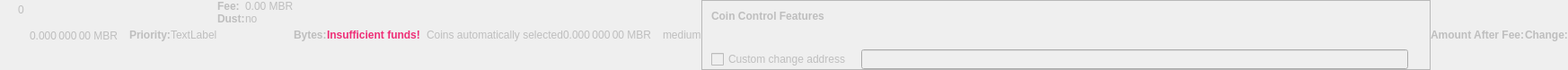
    <widget class="QWidget" name="dummyHideWidget" native="true">
     <property name="enabled">
      <bool>false</bool>
     </property>
     <property name="maximumSize">
      <size>
       <width>100</width>
       <height>22</height>
      </size>
     </property>
     <layout class="QHBoxLayout" name="dummyHideLayout">
      <property name="spacing">
       <number>0</number>
      </property>
      <property name="leftMargin">
       <number>0</number>
      </property>
      <property name="topMargin">
       <number>0</number>
      </property>
      <property name="rightMargin">
       <number>0</number>
      </property>
      <property name="bottomMargin">
       <number>0</number>
      </property>
      <item>
       <layout class="QFormLayout" name="formLayoutCoinControl1">
        <property name="horizontalSpacing">
         <number>10</number>
        </property>
        <property name="verticalSpacing">
         <number>14</number>
        </property>
        <property name="leftMargin">
         <number>10</number>
        </property>
        <property name="topMargin">
         <number>4</number>
        </property>
        <property name="rightMargin">
         <number>6</number>
        </property>
        <item row="0" column="1">
         <widget class="QLabel" name="labelCoinControlBytes">
          <property name="cursor">
           <cursorShape>IBeamCursor</cursorShape>
          </property>
          <property name="contextMenuPolicy">
           <enum>Qt::ActionsContextMenu</enum>
          </property>
          <property name="text">
           <string notr="true">0</string>
          </property>
          <property name="textInteractionFlags">
           <set>Qt::LinksAccessibleByMouse|Qt::TextSelectableByKeyboard|Qt::TextSelectableByMouse</set>
          </property>
         </widget>
        </item>
       </layout>
      </item>
      <item>
       <widget class="QLabel" name="labelCoinControlAfterFee">
        <property name="enabled">
         <bool>false</bool>
        </property>
        <property name="sizePolicy">
         <sizepolicy hsizetype="Fixed" vsizetype="Fixed">
          <horstretch>0</horstretch>
          <verstretch>0</verstretch>
         </sizepolicy>
        </property>
        <property name="minimumSize">
         <size>
          <width>111</width>
          <height>12</height>
         </size>
        </property>
        <property name="maximumSize">
         <size>
          <width>111</width>
          <height>12</height>
         </size>
        </property>
        <property name="cursor">
         <cursorShape>IBeamCursor</cursorShape>
        </property>
        <property name="contextMenuPolicy">
         <enum>Qt::ActionsContextMenu</enum>
        </property>
        <property name="text">
         <string notr="true">0.000 000 00 MBR</string>
        </property>
        <property name="textInteractionFlags">
         <set>Qt::LinksAccessibleByMouse|Qt::TextSelectableByKeyboard|Qt::TextSelectableByMouse</set>
        </property>
       </widget>
      </item>
      <item>
       <widget class="QLabel" name="labelCoinControlPriorityText">
        <property name="enabled">
         <bool>false</bool>
        </property>
        <property name="font">
         <font>
          <weight>75</weight>
          <bold>true</bold>
         </font>
        </property>
        <property name="text">
         <string>Priority:</string>
        </property>
       </widget>
      </item>
      <item>
       <layout class="QHBoxLayout" name="horizontalLayout">
        <item>
         <widget class="QLabel" name="WarningLabel">
          <property name="text">
           <string>TextLabel</string>
          </property>
         </widget>
        </item>
       </layout>
      </item>
      <item>
       <layout class="QFormLayout" name="formLayoutCoinControl3">
        <property name="horizontalSpacing">
         <number>0</number>
        </property>
        <property name="verticalSpacing">
         <number>0</number>
        </property>
        <property name="leftMargin">
         <number>0</number>
        </property>
        <property name="topMargin">
         <number>0</number>
        </property>
        <property name="rightMargin">
         <number>0</number>
        </property>
        <item row="0" column="0">
         <widget class="QLabel" name="labelCoinControlFeeText">
          <property name="enabled">
           <bool>false</bool>
          </property>
          <property name="font">
           <font>
            <weight>75</weight>
            <bold>true</bold>
           </font>
          </property>
          <property name="text">
           <string>Fee:</string>
          </property>
          <property name="margin">
           <number>0</number>
          </property>
         </widget>
        </item>
        <item row="0" column="1">
         <widget class="QLabel" name="labelCoinControlFee">
          <property name="enabled">
           <bool>false</bool>
          </property>
          <property name="cursor">
           <cursorShape>IBeamCursor</cursorShape>
          </property>
          <property name="contextMenuPolicy">
           <enum>Qt::ActionsContextMenu</enum>
          </property>
          <property name="text">
           <string notr="true">0.00 MBR</string>
          </property>
          <property name="textInteractionFlags">
           <set>Qt::LinksAccessibleByMouse|Qt::TextSelectableByKeyboard|Qt::TextSelectableByMouse</set>
          </property>
         </widget>
        </item>
        <item row="1" column="0">
         <widget class="QLabel" name="labelCoinControlLowOutputText">
          <property name="enabled">
           <bool>false</bool>
          </property>
          <property name="font">
           <font>
            <weight>75</weight>
            <bold>true</bold>
           </font>
          </property>
          <property name="text">
           <string>Dust:</string>
          </property>
         </widget>
        </item>
        <item row="1" column="1">
         <widget class="QLabel" name="labelCoinControlLowOutput">
          <property name="enabled">
           <bool>false</bool>
          </property>
          <property name="cursor">
           <cursorShape>IBeamCursor</cursorShape>
          </property>
          <property name="contextMenuPolicy">
           <enum>Qt::ActionsContextMenu</enum>
          </property>
          <property name="text">
           <string>no</string>
          </property>
          <property name="textInteractionFlags">
           <set>Qt::LinksAccessibleByMouse|Qt::TextSelectableByKeyboard|Qt::TextSelectableByMouse</set>
          </property>
         </widget>
        </item>
       </layout>
      </item>
      <item>
       <widget class="QLabel" name="labelCoinControlBytesText">
        <property name="enabled">
         <bool>false</bool>
        </property>
        <property name="font">
         <font>
          <weight>75</weight>
          <bold>true</bold>
         </font>
        </property>
        <property name="text">
         <string>Bytes:</string>
        </property>
       </widget>
      </item>
      <item>
       <layout class="QFormLayout" name="formLayoutCoinControl2">
        <property name="horizontalSpacing">
         <number>0</number>
        </property>
        <property name="verticalSpacing">
         <number>0</number>
        </property>
        <property name="leftMargin">
         <number>0</number>
        </property>
        <property name="topMargin">
         <number>0</number>
        </property>
        <property name="rightMargin">
         <number>0</number>
        </property>
       </layout>
      </item>
      <item>
       <layout class="QHBoxLayout" name="horizontalLayoutCoinControl2">
        <property name="spacing">
         <number>0</number>
        </property>
        <property name="bottomMargin">
         <number>0</number>
        </property>
       </layout>
      </item>
      <item>
       <widget class="QLabel" name="labelCoinControlInsuffFunds">
        <property name="enabled">
         <bool>false</bool>
        </property>
        <property name="minimumSize">
         <size>
          <width>0</width>
          <height>0</height>
         </size>
        </property>
        <property name="font">
         <font>
          <weight>75</weight>
          <bold>true</bold>
         </font>
        </property>
        <property name="styleSheet">
         <string notr="true">color: #ee2f77;font-weight:bold;</string>
        </property>
        <property name="text">
         <string>Insufficient funds!</string>
        </property>
        <property name="margin">
         <number>5</number>
        </property>
       </widget>
      </item>
      <item>
       <layout class="QFormLayout" name="formLayoutCoinControl4">
        <property name="horizontalSpacing">
         <number>0</number>
        </property>
        <property name="verticalSpacing">
         <number>0</number>
        </property>
        <property name="leftMargin">
         <number>0</number>
        </property>
        <property name="topMargin">
         <number>0</number>
        </property>
        <property name="rightMargin">
         <number>0</number>
        </property>
       </layout>
      </item>
      <item>
       <widget class="QLabel" name="labelCoinControlChangeLabel">
        <property name="enabled">
         <bool>false</bool>
        </property>
        <property name="sizePolicy">
         <sizepolicy hsizetype="Preferred" vsizetype="Expanding">
          <horstretch>0</horstretch>
          <verstretch>0</verstretch>
         </sizepolicy>
        </property>
        <property name="minimumSize">
         <size>
          <width>0</width>
          <height>0</height>
         </size>
        </property>
        <property name="text">
         <string/>
        </property>
        <property name="margin">
         <number>3</number>
        </property>
       </widget>
      </item>
      <item>
       <widget class="QLabel" name="labelCoinControlAutomaticallySelected">
        <property name="enabled">
         <bool>false</bool>
        </property>
        <property name="sizePolicy">
         <sizepolicy hsizetype="Fixed" vsizetype="Fixed">
          <horstretch>0</horstretch>
          <verstretch>0</verstretch>
         </sizepolicy>
        </property>
        <property name="minimumSize">
         <size>
          <width>0</width>
          <height>0</height>
         </size>
        </property>
        <property name="maximumSize">
         <size>
          <width>240</width>
          <height>16777215</height>
         </size>
        </property>
        <property name="text">
         <string>Coins automatically selected</string>
        </property>
        <property name="margin">
         <number>5</number>
        </property>
       </widget>
      </item>
      <item>
       <widget class="QLabel" name="labelCoinControlChange">
        <property name="enabled">
         <bool>false</bool>
        </property>
        <property name="sizePolicy">
         <sizepolicy hsizetype="Fixed" vsizetype="Fixed">
          <horstretch>0</horstretch>
          <verstretch>0</verstretch>
         </sizepolicy>
        </property>
        <property name="minimumSize">
         <size>
          <width>111</width>
          <height>0</height>
         </size>
        </property>
        <property name="maximumSize">
         <size>
          <width>111</width>
          <height>16777215</height>
         </size>
        </property>
        <property name="cursor">
         <cursorShape>IBeamCursor</cursorShape>
        </property>
        <property name="contextMenuPolicy">
         <enum>Qt::ActionsContextMenu</enum>
        </property>
        <property name="text">
         <string notr="true">0.000 000 00 MBR</string>
        </property>
        <property name="textInteractionFlags">
         <set>Qt::LinksAccessibleByMouse|Qt::TextSelectableByKeyboard|Qt::TextSelectableByMouse</set>
        </property>
       </widget>
      </item>
      <item>
       <widget class="QLabel" name="labelCoinControlPriority">
        <property name="enabled">
         <bool>false</bool>
        </property>
        <property name="cursor">
         <cursorShape>IBeamCursor</cursorShape>
        </property>
        <property name="contextMenuPolicy">
         <enum>Qt::ActionsContextMenu</enum>
        </property>
        <property name="text">
         <string>medium</string>
        </property>
        <property name="textInteractionFlags">
         <set>Qt::LinksAccessibleByMouse|Qt::TextSelectableByKeyboard|Qt::TextSelectableByMouse</set>
        </property>
       </widget>
      </item>
      <item>
       <widget class="QFrame" name="frameCoinControl">
        <property name="sizePolicy">
         <sizepolicy hsizetype="Expanding" vsizetype="Expanding">
          <horstretch>0</horstretch>
          <verstretch>0</verstretch>
         </sizepolicy>
        </property>
        <property name="maximumSize">
         <size>
          <width>16777215</width>
          <height>16777215</height>
         </size>
        </property>
        <property name="frameShape">
         <enum>QFrame::StyledPanel</enum>
        </property>
        <property name="frameShadow">
         <enum>QFrame::Sunken</enum>
        </property>
        <layout class="QVBoxLayout" name="verticalLayoutCoinControl2_2">
         <property name="spacing">
          <number>0</number>
         </property>
         <property name="leftMargin">
          <number>0</number>
         </property>
         <property name="topMargin">
          <number>0</number>
         </property>
         <property name="rightMargin">
          <number>0</number>
         </property>
         <property name="bottomMargin">
          <number>0</number>
         </property>
         <item>
          <layout class="QVBoxLayout" name="verticalLayoutCoinControl" stretch="0,0,0,1">
           <property name="spacing">
            <number>0</number>
           </property>
           <property name="leftMargin">
            <number>10</number>
           </property>
           <property name="topMargin">
            <number>10</number>
           </property>
           <item>
            <layout class="QHBoxLayout" name="horizontalLayoutCoinControl1">
             <property name="bottomMargin">
              <number>15</number>
             </property>
             <item>
              <widget class="QLabel" name="labelCoinControlFeatures">
               <property name="enabled">
                <bool>false</bool>
               </property>
               <property name="sizePolicy">
                <sizepolicy hsizetype="Preferred" vsizetype="Maximum">
                 <horstretch>0</horstretch>
                 <verstretch>0</verstretch>
                </sizepolicy>
               </property>
               <property name="font">
                <font>
                 <weight>75</weight>
                 <bold>true</bold>
                </font>
               </property>
               <property name="styleSheet">
                <string notr="true">font-weight:bold;</string>
               </property>
               <property name="text">
                <string>Coin Control Features</string>
               </property>
              </widget>
             </item>
            </layout>
           </item>
           <item>
            <widget class="QWidget" name="widgetCoinControl" native="true">
             <property name="sizePolicy">
              <sizepolicy hsizetype="Preferred" vsizetype="Preferred">
               <horstretch>0</horstretch>
               <verstretch>0</verstretch>
              </sizepolicy>
             </property>
             <property name="minimumSize">
              <size>
               <width>0</width>
               <height>0</height>
              </size>
             </property>
             <property name="styleSheet">
              <string notr="true"/>
             </property>
             <layout class="QHBoxLayout" name="horizontalLayoutCoinControl5_2">
              <property name="leftMargin">
               <number>0</number>
              </property>
              <property name="topMargin">
               <number>0</number>
              </property>
              <property name="rightMargin">
               <number>0</number>
              </property>
              <property name="bottomMargin">
               <number>0</number>
              </property>
              <item>
               <layout class="QHBoxLayout" name="horizontalLayoutCoinControl3">
                <property name="spacing">
                 <number>20</number>
                </property>
                <property name="topMargin">
                 <number>0</number>
                </property>
                <property name="bottomMargin">
                 <number>10</number>
                </property>
               </layout>
              </item>
             </layout>
            </widget>
           </item>
           <item>
            <layout class="QHBoxLayout" name="horizontalLayoutCoinControl4" stretch="0,0,0">
             <property name="spacing">
              <number>12</number>
             </property>
             <property name="sizeConstraint">
              <enum>QLayout::SetDefaultConstraint</enum>
             </property>
             <property name="topMargin">
              <number>5</number>
             </property>
             <property name="rightMargin">
              <number>5</number>
             </property>
             <item>
              <widget class="QCheckBox" name="checkBoxCoinControlChange">
               <property name="enabled">
                <bool>false</bool>
               </property>
               <property name="toolTip">
                <string>If this is activated, but the change address is empty or invalid, change will be sent to a newly generated address.</string>
               </property>
               <property name="text">
                <string>Custom change address</string>
               </property>
              </widget>
             </item>
             <item>
              <widget class="QValidatedLineEdit" name="lineEditCoinControlChange">
               <property name="enabled">
                <bool>false</bool>
               </property>
               <property name="sizePolicy">
                <sizepolicy hsizetype="Expanding" vsizetype="Fixed">
                 <horstretch>0</horstretch>
                 <verstretch>0</verstretch>
                </sizepolicy>
               </property>
              </widget>
             </item>
             <item>
              <widget class="QLabel" name="labelCoinControlChangeLabel_2">
               <property name="sizePolicy">
                <sizepolicy hsizetype="Preferred" vsizetype="Expanding">
                 <horstretch>0</horstretch>
                 <verstretch>0</verstretch>
                </sizepolicy>
               </property>
               <property name="minimumSize">
                <size>
                 <width>0</width>
                 <height>0</height>
                </size>
               </property>
               <property name="text">
                <string/>
               </property>
               <property name="margin">
                <number>3</number>
               </property>
              </widget>
             </item>
            </layout>
           </item>
           <item>
            <spacer name="verticalSpacerCoinControl">
             <property name="orientation">
              <enum>Qt::Vertical</enum>
             </property>
             <property name="sizeHint" stdset="0">
              <size>
               <width>800</width>
               <height>1</height>
              </size>
             </property>
            </spacer>
           </item>
          </layout>
         </item>
        </layout>
       </widget>
      </item>
      <item>
       <widget class="QLabel" name="labelCoinControlAfterFeeText">
        <property name="enabled">
         <bool>false</bool>
        </property>
        <property name="minimumSize">
         <size>
          <width>0</width>
          <height>0</height>
         </size>
        </property>
        <property name="maximumSize">
         <size>
          <width>16777215</width>
          <height>16777215</height>
         </size>
        </property>
        <property name="font">
         <font>
          <weight>75</weight>
          <bold>true</bold>
         </font>
        </property>
        <property name="text">
         <string>Amount After Fee:</string>
        </property>
        <property name="alignment">
         <set>Qt::AlignLeading|Qt::AlignLeft|Qt::AlignVCenter</set>
        </property>
        <property name="margin">
         <number>0</number>
        </property>
       </widget>
      </item>
      <item>
       <widget class="QLabel" name="labelCoinControlChangeText">
        <property name="enabled">
         <bool>false</bool>
        </property>
        <property name="sizePolicy">
         <sizepolicy hsizetype="Preferred" vsizetype="Preferred">
          <horstretch>0</horstretch>
          <verstretch>0</verstretch>
         </sizepolicy>
        </property>
        <property name="minimumSize">
         <size>
          <width>0</width>
          <height>0</height>
         </size>
        </property>
        <property name="maximumSize">
         <size>
          <width>16777215</width>
          <height>16777215</height>
         </size>
        </property>
        <property name="font">
         <font>
          <weight>75</weight>
          <bold>true</bold>
         </font>
        </property>
        <property name="text">
         <string>Change:</string>
        </property>
        <property name="alignment">
         <set>Qt::AlignLeading|Qt::AlignLeft|Qt::AlignVCenter</set>
        </property>
       </widget>
      </item>
     </layout>
    </widget>
